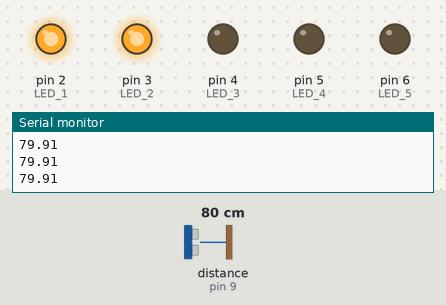
The sketch below on a simulated Arduino Uno, built with avr-gcc and run on an emulated ATmega328P. Parts: output pins drawn as LEDs (lit = HIGH), the last lines printed to the serial monitor. Wiring (inferred from the names in the program): ultrasonic range finder: trigger pin 8; echo pin 9. Inputs (shaded band) come from the test bench; at power-on: distance to the obstacle (sensor on pin 9) 80 cm. The echo pulse lasts 58.3 µs per cm; pins used as bus, display or sensor lines are not drawn.

Above: at 1.2 s.
1.3 s: distance to the obstacle (sensor on pin 9) set to 98 cm
2.8 s: distance to the obstacle (sensor on pin 9) set to 105 cm
At 3.7 s:
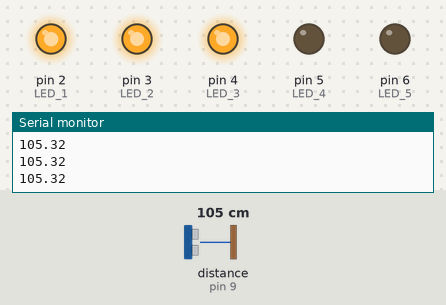
4.3 s: distance to the obstacle (sensor on pin 9) set to 2 cm
At 5.5 s:
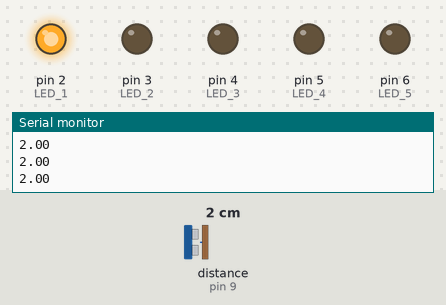
5.8 s: distance to the obstacle (sensor on pin 9) set to 45 cm
7.3 s: distance to the obstacle (sensor on pin 9) set to 56 cm
At 7.9 s:
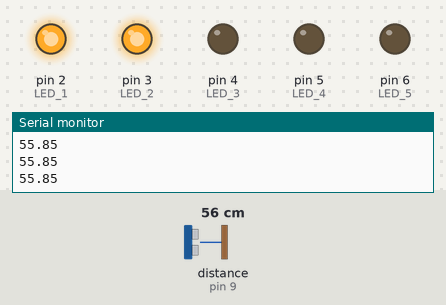
10.3 s: distance to the obstacle (sensor on pin 9) set to 4 cm
At 11.0 s:
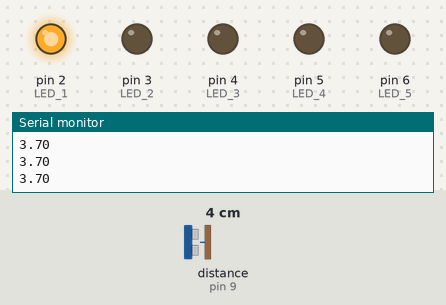
Timing chart, 0 to 12.8 s (numbered marks = the images above; inputs shaded):
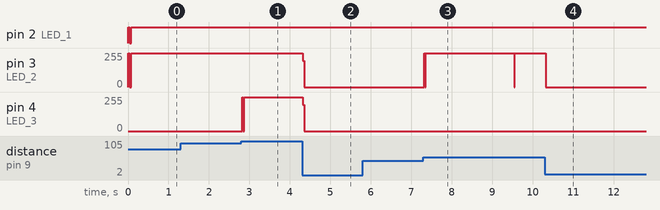

Measured:
- the behaviour switches between 100 and 101 cm on distance to the obstacle (sensor on pin 9) (found by bisection; images 0 and 1)
- the behaviour switches between 50 and 51 cm on distance to the obstacle (sensor on pin 9) (found by bisection; images 2 and 3)
- after the input at 2.8 s, pin 4 (LED_3): 0/255 → 254/255 at once
- after the input at 4.3 s, pin 3 (LED_2), pin 4 (LED_3): 254/255 → 0/255 at once
- after the input at 7.3 s, pin 3 (LED_2): 0/255 → 255/255 at once
- after the input at 10.3 s, pin 3 (LED_2): 255/255 → 0/255 at once

The sketch:

21127739.ino
```cpp
// Họ và tên: Vũ Minh Phát
// MSSV: 21127739
// Quiz 02

// Định nghĩa pin của các LED và cảm biến k/cách
#define LED_1 		2
#define LED_2 		3
#define LED_3 		4
#define LED_4 		5
#define LED_5 		6
#define TRIG_PIN	8
#define ECHO_PIN	9

// Tốc độ âm thanh (cm/us)
#define SOUND_SPEED	0.0344
#define EPS			1e-06

// Các thông số của cảm biến khoảng cách
#define MIN_RANGE			2
#define MAX_RANGE			330
#define RANGING_ACCURACY	0.3
#define UNDEFINE			-1

// Ngưỡng phát sáng của từng LED
// (nếu khoảng cách vượt qua ngưỡng thì LED phát sáng)
#define LED_1_FLASH_THRES	0
#define LED_2_FLASH_THRES	50
#define LED_3_FLASH_THRES	100
#define LED_4_FLASH_THRES	150
#define LED_5_FLASH_THRES	200

// Khoảng cách từ cảm biến tới vật (cm)
double distanceCm;
double lastDistanceCm;

void setup() {
	pinMode(LED_1, OUTPUT);
  	pinMode(LED_2, OUTPUT);
	pinMode(LED_3, OUTPUT);
	pinMode(LED_4, OUTPUT);
	pinMode(LED_5, OUTPUT);

  	pinMode(TRIG_PIN, OUTPUT);
	pinMode(ECHO_PIN, INPUT);

	Serial.begin(9600);
}

void loop() {
  	// Giá trị khoảng cách đo được
  	distanceCm = getDistanceInCm();
  	if (distanceCm < MIN_RANGE || distanceCm > MAX_RANGE) {
		handleOutOfRangeDistance();
    }
  	Serial.println(distanceCm);

	turnOffAllLED();
	turnOnSatisfiedLED(distanceCm);

  	lastDistanceCm = distanceCm;
  	delay(10);
}

double getDistanceInCm() {
  	// clear the TRIG_PIN
	digitalWrite(TRIG_PIN, LOW);
  	delayMicroseconds(2);
  	// set TRIG_PIN on HIGH state for 10us
 	digitalWrite(TRIG_PIN, HIGH);
  	delayMicroseconds(10);
  	digitalWrite(TRIG_PIN, LOW);

  	// tính thời gian sóng âm di chuyển (us)
	unsigned long duration = pulseIn(ECHO_PIN, HIGH);

	// trả về khoảng cách từ cảm biến tới vật
  	return duration * SOUND_SPEED / 2.;
}

void handleOutOfRangeDistance() {
	double distToMin = fabs(lastDistanceCm - MIN_RANGE);
  	double distToMax = fabs(lastDistanceCm - MAX_RANGE);

  	if (distToMin < distToMax) {
		distanceCm = MIN_RANGE;
    } else {
      	distanceCm = MAX_RANGE;
    }
}

void turnOffAllLED() {
	digitalWrite(LED_1, LOW);
	digitalWrite(LED_2, LOW);
	digitalWrite(LED_3, LOW);
	digitalWrite(LED_4, LOW);
	digitalWrite(LED_5, LOW);
}
void turnOnSatisfiedLED(double comparedValue) {
	turnOnLEDIfSatisfy(comparedValue, LED_1_FLASH_THRES, LED_1);
  	turnOnLEDIfSatisfy(comparedValue, LED_2_FLASH_THRES, LED_2);
	turnOnLEDIfSatisfy(comparedValue, LED_3_FLASH_THRES, LED_3);
	turnOnLEDIfSatisfy(comparedValue, LED_4_FLASH_THRES, LED_4);
	turnOnLEDIfSatisfy(comparedValue, LED_5_FLASH_THRES, LED_5);
}
void turnOnLEDIfSatisfy(double comparedValue, byte thres, byte ledPin) {
	if (isGreaterThan(comparedValue, thres)) {
		digitalWrite(ledPin, HIGH);
    }
}

bool isEqual(double a, double b) {
  	return fabs(a-b) < EPS;//
}
bool isGreaterThan(double a, double b) {
	return (a-b) > EPS;
}
```
